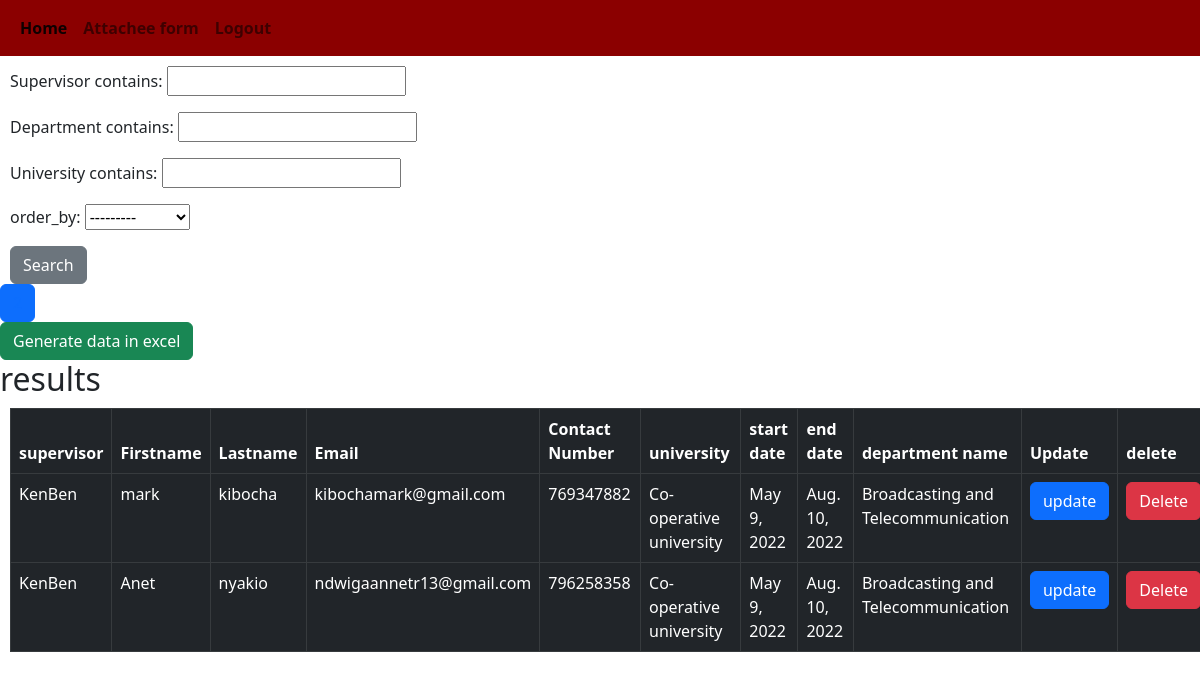
The page /admin_panel/ (signed in) on the database its author committed.
### attachee_reg_form/models.py (models this page shows, shortened)
class Form(models.Model):
    first_name=models.CharField(max_length=255)
    second_name=models.CharField(max_length=255)
    email=models.CharField(max_length=255, default="mail")
    contact=models.BigIntegerField(null=False, default='070000000')
    university =models.CharField(max_length=255, default='university')
    start_date=models.DateField(null=False, default='2022-01-01')
    end_date=models.DateField(null=False, default='2022-03-30')
    supervisor=models.CharField(max_length=255, default='supervisor')
    department =models.CharField(null=False, default="department", max_length=255)

### attachee_reg_form/views.py (the view)
# urls.py: path('admin_panel/', views.query, name='admin'),
def query(request):
        f = FormFilter(request.POST, queryset=Form.objects.all())
        p =Paginator(f.qs, 2)
        page = request.GET.get('page')
        form = p.get_page(page)
        new=[""]
        for data in f.qs :
            new.append(data.id)
        return render(request, 'admin.html', {'filter' : form, 'form' : f, "my_list": new})

### attachee_reg_form/templates/admin.html (shortened to what this page needs)
{% load static %}
<!DOCTYPE html>
<html lang="en">
<head>
  <link rel="stylesheet" href="	https://cdn.jsdelivr.net/npm/bootstrap@5.2.0-beta1/dist/css/bootstrap.min.css">
</head>
<body>
  <header>
    <nav class="navbar navbar-expand-lg " style="background-color: darkred;">
      <div class="container-fluid">
        <div class="collapse navbar-collapse" id="navbarNavDropdown">
          <ul class="navbar-nav">
            <li class="nav-item">
              <a class="nav-link active" aria-current="page" href="{% url 'home'%}"><b>Home</b></a>
            </li>
            <li class="nav-item">
              <a class="nav-link" href="{% url 'form'%}"><b>Attachee form</b></a>
            </li>
            {% if user.is_authenticated %}
            <li class="nav-item">
              <a class="nav-link" href="{% url 'logout'%}"><b>Logout</b></a>
            </li>
            {% else %}
            <li class="nav-item">
              <a class="nav-link" href="{% url 'login'%}"><b>Login</b></a>
            </li>
            {% endif %}
          </ul>
        </div>
      </div>
    </nav>
  </header>
  {% if user.is_authenticated %}
  <div class="filter">
    <span><form action="" method="post">
      {{form.form.as_p}}
      </span>
      <div>
        <button type="submit" class="btn btn-secondary">Search</button>
      </div>
  </div>
  {% endif %}
  <table class="table table-bordered table-dark">
    <thead>
      <tr>
        <th>supervisor</th>
        <th>Firstname</th>
        <th>Lastname</th>
        <th>Email</th>
        <th>Contact Number</th>
        <th>university</th>
        <th>start date</th>
        <th>end date</th>
        <th>department name</th>
        <th>Update</th>
        <th>delete</th>
      </tr>
    </thead>
      {% if filter.has_next %}
        <button class="btn btn-primary"><a href="?page={{filter.next_page_number}}">{{filter.next_page_number}}</a></button>
    {% endif %}
    {% if user.is_authenticated %}
    <div>
     <a href="{% url 'csv' %}" style="text-decoration: none;
        color: black;
        margin-top: 2px;"> <button class="btn btn-success">Generate data in excel</button></a>
    </div>
    <div>
      <h2>results</h2>
    </div>
    {% for data in filter %}
    <div>
      <tbody>
          <td>{{data.supervisor}}</td>
          <td>{{data.first_name}}</td>
          <td>{{data.second_name}}</td>
          <td>{{data.email}}</td>
          <td>{{data.contact}}</td>
          <td>{{data.university}}</td>
          <td>{{data.start_date}}</td>
          <td>{{data.end_date}}</td>
          <td>{{data.department}}</td>
          <td><a href="{% url 'updating' data.id%}"><button class="btn btn-primary">update</button></a></td>
          <td><a href="{% url 'delete-data' data.id%}" onclick="return confirm('do you want to delete this object')"><button type="submit" class="btn btn-danger">Delete</button></a></td>
      </tbody>
      {% endfor %}
    {% endif %}
</body>
</html>

### attachee_reg_form/templates/admin.html (style rules this page uses)
body { background-image: url('https://www.buc.ac.ke/media/widgetkit/icta1-12349ec8e509d196c38495858003293c.png'); background-size: cover; background-position: inherit; }
td button { text-decoration: none; margin-bottom: 10px; }
.filter { margin-top: 10px; margin-left: 10px; }
table { margin-top: 10px; margin-left: 10px; }

### rows shown on the page
Form: supervisor "KenBen", first_name "mark", second_name "kibocha", email "kibochamark@gmail.com", contact "769347882", university "Co-operative university", start_date "May 9, 2022", end_date "Aug. 10, 2022", department "Broadcasting and Telecommunication"
Form: supervisor "KenBen", first_name "Anet", second_name "nyakio", email "ndwigaannetr13@gmail.com", contact "796258358", university "Co-operative university", start_date "May 9, 2022", end_date "Aug. 10, 2022", department "Broadcasting and Telecommunication"
